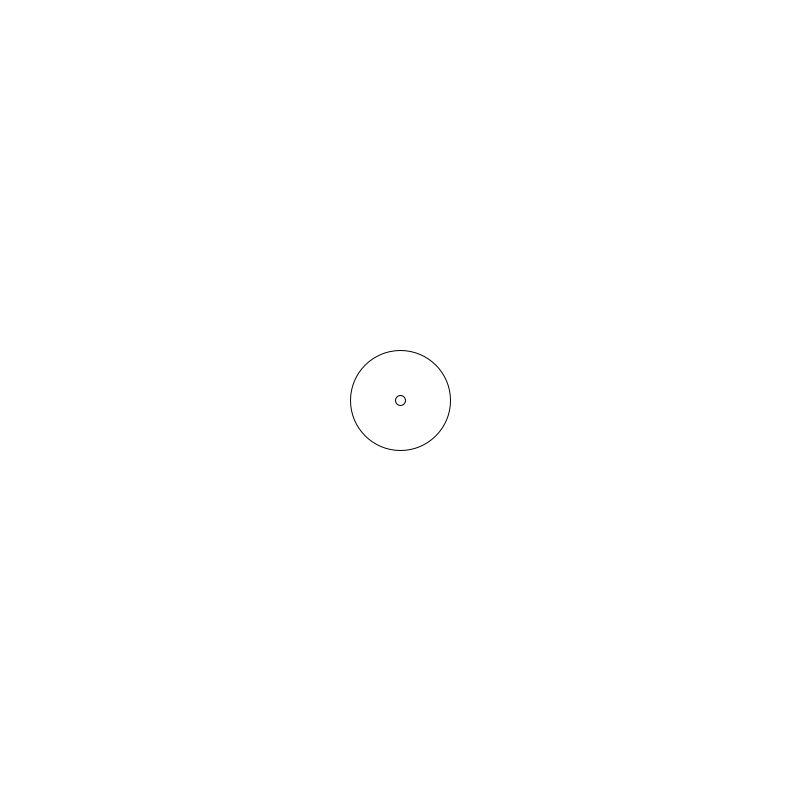
Frame 1 (no input)
Frame 60 (the mouse pressed at the canvas centre just before this capture): identical to frame 1, image omitted
Frame 120 (the mouse held since frame 60 and released just before this capture): identical to frame 1, image omitted

The Processing sketch that drew this single still picture (run headless with seeded random() and noise(); from frame 60 on, the mouse is pressed at the canvas centre):

// Processing sketch: sketch_23setup_draw_ellipse2
// ── sketch_23setup_draw_ellipse2.pde
int x = 400;
int y = 400;
int xspeed = 10;
int yspeed = 10;
boolean flag = false;
void setup() {
  size(800, 800);
}
void draw() {
  background(255);
  ellipse(400, 400, 100, 100);
  if (keyPressed && !flag) {
    if ((key == 'a') || (key == 'A')) {
      flag = true;
      if(random(100) > 50){
        xspeed = -xspeed;
      }
      if(random(100) > 50) {
        yspeed = -yspeed;
      }
      
    }
  }

  if(flag) {
    x = x + xspeed;
    y = y + yspeed;

    if(x > width || x < 0 || y > height || y < 0 ){
      flag = false;
      x = 400;
      y = 400;
    }
  }
  ellipse(x, y, 10, 10);
}
